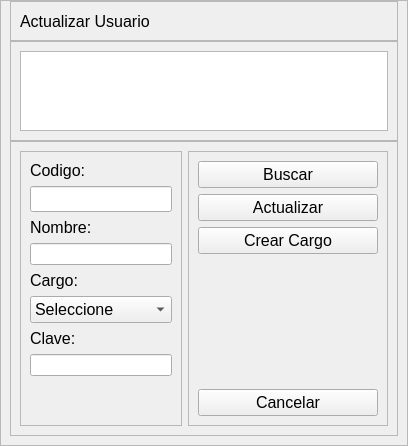
               <widget class="QWidget" name="pageD_Actualizar">
                <layout class="QHBoxLayout" name="horizontalLayout_12">
                 <property name="spacing">
                  <number>0</number>
                 </property>
                 <property name="leftMargin">
                  <number>0</number>
                 </property>
                 <property name="topMargin">
                  <number>0</number>
                 </property>
                 <property name="rightMargin">
                  <number>0</number>
                 </property>
                 <property name="bottomMargin">
                  <number>0</number>
                 </property>
                 <item>
                  <widget class="QFrame" name="frame_5">
                   <property name="maximumSize">
                    <size>
                     <width>700</width>
                     <height>16777215</height>
                    </size>
                   </property>
                   <property name="font">
                    <font>
                     <pointsize>1</pointsize>
                    </font>
                   </property>
                   <property name="frameShape">
                    <enum>QFrame::StyledPanel</enum>
                   </property>
                   <property name="frameShadow">
                    <enum>QFrame::Raised</enum>
                   </property>
                   <layout class="QVBoxLayout" name="verticalLayout_12">
                    <property name="spacing">
                     <number>0</number>
                    </property>
                    <property name="topMargin">
                     <number>0</number>
                    </property>
                    <item>
                     <widget class="QFrame" name="frame_15">
                      <property name="minimumSize">
                       <size>
                        <width>0</width>
                        <height>40</height>
                       </size>
                      </property>
                      <property name="maximumSize">
                       <size>
                        <width>16777215</width>
                        <height>40</height>
                       </size>
                      </property>
                      <property name="frameShape">
                       <enum>QFrame::StyledPanel</enum>
                      </property>
                      <property name="frameShadow">
                       <enum>QFrame::Raised</enum>
                      </property>
                      <layout class="QVBoxLayout" name="verticalLayout_13">
                       <property name="spacing">
                        <number>0</number>
                       </property>
                       <property name="topMargin">
                        <number>0</number>
                       </property>
                       <property name="bottomMargin">
                        <number>0</number>
                       </property>
                       <item>
                        <widget class="QLabel" name="label_7">
                         <property name="font">
                          <font>
                           <pointsize>12</pointsize>
                          </font>
                         </property>
                         <property name="text">
                          <string>Actualizar Usuario</string>
                         </property>
                        </widget>
                       </item>
                      </layout>
                     </widget>
                    </item>
                    <item>
                     <widget class="QFrame" name="frame_16">
                      <property name="minimumSize">
                       <size>
                        <width>0</width>
                        <height>100</height>
                       </size>
                      </property>
                      <property name="maximumSize">
                       <size>
                        <width>16777215</width>
                        <height>100</height>
                       </size>
                      </property>
                      <property name="frameShape">
                       <enum>QFrame::StyledPanel</enum>
                      </property>
                      <property name="frameShadow">
                       <enum>QFrame::Raised</enum>
                      </property>
                      <layout class="QHBoxLayout" name="horizontalLayout_18">
                       <item>
                        <widget class="QTextBrowser" name="textBrowser_4"/>
                       </item>
                      </layout>
                     </widget>
                    </item>
                    <item>
                     <widget class="QFrame" name="frame_17">
                      <property name="frameShape">
                       <enum>QFrame::StyledPanel</enum>
                      </property>
                      <property name="frameShadow">
                       <enum>QFrame::Raised</enum>
                      </property>
                      <layout class="QHBoxLayout" name="horizontalLayout_20">
                       <item>
                        <widget class="QFrame" name="frame_11">
                         <property name="maximumSize">
                          <size>
                           <width>170</width>
                           <height>16777215</height>
                          </size>
                         </property>
                         <property name="frameShape">
                          <enum>QFrame::StyledPanel</enum>
                         </property>
                         <property name="frameShadow">
                          <enum>QFrame::Raised</enum>
                         </property>
                         <layout class="QVBoxLayout" name="verticalLayout_19">
                          <item>
                           <widget class="QLabel" name="label_18">
                            <property name="font">
                             <font>
                              <pointsize>12</pointsize>
                             </font>
                            </property>
                            <property name="text">
                             <string>Codigo: </string>
                            </property>
                            <property name="alignment">
                             <set>Qt::AlignLeading|Qt::AlignLeft|Qt::AlignVCenter</set>
                            </property>
                           </widget>
                          </item>
                          <item>
                           <widget class="QLineEdit" name="inputCodigo_3">
                            <property name="font">
                             <font>
                              <pointsize>11</pointsize>
                             </font>
                            </property>
                            <property name="text">
                             <string/>
                            </property>
                           </widget>
                          </item>
                          <item>
                           <widget class="QLabel" name="label_19">
                            <property name="font">
                             <font>
                              <pointsize>12</pointsize>
                             </font>
                            </property>
                            <property name="text">
                             <string>Nombre: </string>
                            </property>
                            <property name="alignment">
                             <set>Qt::AlignLeading|Qt::AlignLeft|Qt::AlignVCenter</set>
                            </property>
                           </widget>
                          </item>
                          <item>
                           <widget class="QLineEdit" name="inputNombre_3"/>
                          </item>
                          <item>
                           <widget class="QLabel" name="label_20">
                            <property name="font">
                             <font>
                              <pointsize>12</pointsize>
                             </font>
                            </property>
                            <property name="text">
                             <string>Cargo: </string>
                            </property>
                            <property name="alignment">
                             <set>Qt::AlignLeading|Qt::AlignLeft|Qt::AlignVCenter</set>
                            </property>
                           </widget>
                          </item>
                          <item>
                           <widget class="QComboBox" name="inputCargo_3">
                            <property name="font">
                             <font>
                              <pointsize>12</pointsize>
                             </font>
                            </property>
                            <item>
                             <property name="text">
                              <string>Seleccione</string>
                             </property>
                            </item>
                           </widget>
                          </item>
                          <item>
                           <widget class="QLabel" name="label_21">
                            <property name="font">
                             <font>
                              <pointsize>12</pointsize>
                             </font>
                            </property>
                            <property name="text">
                             <string>Clave: </string>
                            </property>
                            <property name="alignment">
                             <set>Qt::AlignLeading|Qt::AlignLeft|Qt::AlignVCenter</set>
                            </property>
                           </widget>
                          </item>
                          <item>
                           <widget class="QLineEdit" name="inputClave_3"/>
                          </item>
                          <item>
                           <spacer name="verticalSpacer_7">
                            <property name="orientation">
                             <enum>Qt::Vertical</enum>
                            </property>
                            <property name="sizeHint" stdset="0">
                             <size>
                              <width>20</width>
                              <height>40</height>
                             </size>
                            </property>
                           </spacer>
                          </item>
                         </layout>
                        </widget>
                       </item>
                       <item>
                        <widget class="QFrame" name="frame_28">
                         <property name="minimumSize">
                          <size>
                           <width>200</width>
                           <height>0</height>
                          </size>
                         </property>
                         <property name="maximumSize">
                          <size>
                           <width>200</width>
                           <height>16777215</height>
                          </size>
                         </property>
                         <property name="frameShape">
                          <enum>QFrame::StyledPanel</enum>
                         </property>
                         <property name="frameShadow">
                          <enum>QFrame::Raised</enum>
                         </property>
                         <layout class="QVBoxLayout" name="verticalLayout_20">
                          <item>
                           <widget class="QPushButton" name="btn_insertData_7">
                            <property name="font">
                             <font>
                              <pointsize>12</pointsize>
                             </font>
                            </property>
                            <property name="text">
                             <string>Buscar</string>
                            </property>
                           </widget>
                          </item>
                          <item>
                           <widget class="QPushButton" name="btn_insertData_6">
                            <property name="font">
                             <font>
                              <pointsize>12</pointsize>
                             </font>
                            </property>
                            <property name="text">
                             <string>Actualizar</string>
                            </property>
                           </widget>
                          </item>
                          <item>
                           <widget class="QPushButton" name="btnXa">
                            <property name="font">
                             <font>
                              <pointsize>12</pointsize>
                             </font>
                            </property>
                            <property name="text">
                             <string>Crear Cargo</string>
                            </property>
                           </widget>
                          </item>
                          <item>
                           <spacer name="verticalSpacer_8">
                            <property name="orientation">
                             <enum>Qt::Vertical</enum>
                            </property>
                            <property name="sizeHint" stdset="0">
                             <size>
                              <width>20</width>
                              <height>40</height>
                             </size>
                            </property>
                           </spacer>
                          </item>
                          <item>
                           <widget class="QPushButton" name="btnMain2">
                            <property name="font">
                             <font>
                              <pointsize>12</pointsize>
                             </font>
                            </property>
                            <property name="text">
                             <string>Cancelar</string>
                            </property>
                           </widget>
                          </item>
                         </layout>
                        </widget>
                       </item>
                      </layout>
                     </widget>
                    </item>
                   </layout>
                  </widget>
                 </item>
                </layout>
               </widget>
